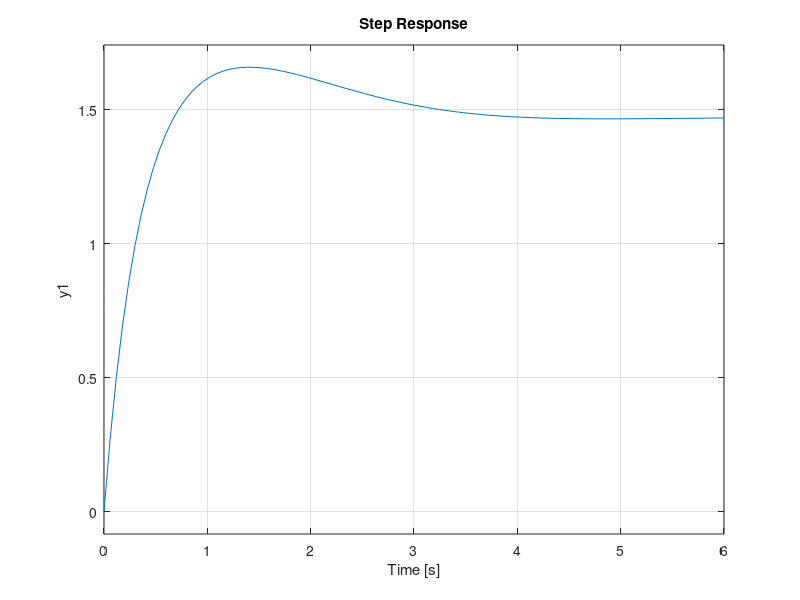

MATLAB code for this plot:
G1=tf(1,[1 1]);
G2=tf(1,[1 2]);
G3=tf(1,[1 3]);
G4=tf(1,[1 4]);
KL=5;

%considering Tc
Gs1=G1*G2*G3;
sys1=feedback(Gs1,1,-1);

%considering L
Gs2=(G4*G2)+KL;
Gs3=G3*Gs2;
Gs4=G3*(-1)*G1*G2;
sys2=feedback(Gs3,Gs4,+1);

sys=sys1+sys2;
step(sys)